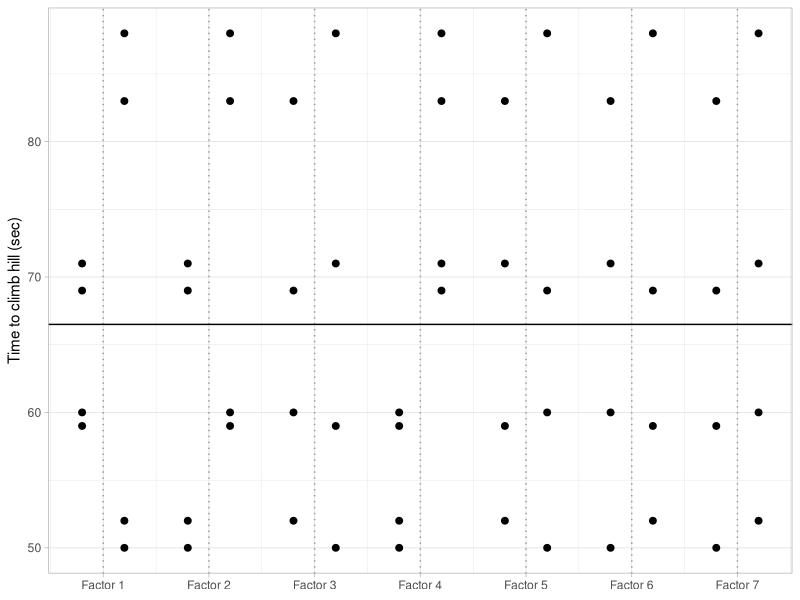
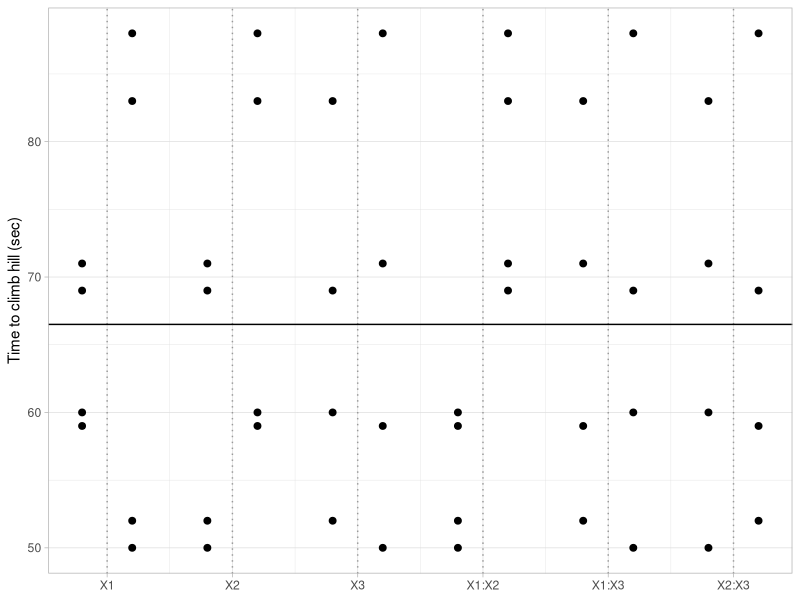

Write R code to recreate these figures, in order.
## ---- chunk 1
#| code-fold: true
#| label: setup-doe-scatter-plot
#| message: false
library(tidyverse)

# BOXBIKE2.DAT: Box, Hunter & Hunter (1978), "Statistics for Experimenters",
# Wiley, p. 391. A 2^(7-4) fractional factorial design measuring the time
# to climb a hill on a bicycle, with 7 two-level factors: seat height (X1),
# dynamo engaged (X2), handlebar angle (X3), gear (X4), raincoat on/off
# (X5), breakfast (X6), and tire pressure (X7). This 8-run table is entered
# directly, exactly as given in the source data file.
boxbike2 <- tribble(
  ~Y, ~X1, ~X2, ~X3, ~X4, ~X5, ~X6, ~X7,
  69, -1, -1, -1,  1,  1,  1, -1,
  52,  1, -1, -1, -1, -1,  1,  1,
  60, -1,  1, -1, -1,  1, -1,  1,
  83,  1,  1, -1,  1, -1, -1, -1,
  71, -1, -1,  1,  1, -1, -1,  1,
  50,  1, -1,  1, -1,  1, -1, -1,
  59, -1,  1,  1, -1, -1,  1, -1,
  88,  1,  1,  1,  1,  1,  1,  1
)

boxbike2_long <- boxbike2 |>
  pivot_longer(starts_with("X"), names_to = "factor", names_prefix = "X", values_to = "level") |>
  mutate(
    factor = as.integer(factor),
    level = factor(level, levels = c(-1, 1), labels = c("-1", "+1")),
    x_pos = factor + if_else(level == "-1", -0.2, 0.2)
  )

overall_mean <- mean(boxbike2$Y)
## ---- chunk 2
#| code-fold: true
#| label: fig-doe-scatter-plot-sample
#| fig-cap: "DOE scatter plot of the BOXBIKE2.DAT data set"
ggplot(boxbike2_long, aes(x_pos, Y)) +
  geom_vline(xintercept = 1:7, linetype = "dotted", color = "grey60") +
  geom_hline(yintercept = overall_mean) +
  geom_point(size = 2) +
  scale_x_continuous(breaks = 1:7, labels = paste0("Factor ", 1:7)) +
  labs(x = NULL, y = "Time to climb hill (sec)") +
  theme_light()
## ---- chunk 3
#| code-fold: true
#| label: fig-doe-scatter-plot-interaction
#| fig-cap: "DOE interaction effects plot for factors X1, X2, and X3 of the BOXBIKE2.DAT data set"
interactions <- boxbike2 |>
  transmute(Y, X1, X2, X3, `X1:X2` = X1 * X2, `X1:X3` = X1 * X3, `X2:X3` = X2 * X3) |>
  pivot_longer(-Y, names_to = "term", values_to = "level") |>
  mutate(
    term = factor(term, levels = c("X1", "X2", "X3", "X1:X2", "X1:X3", "X2:X3")),
    x_pos = as.integer(term) + if_else(level == -1, -0.2, 0.2)
  )

ggplot(interactions, aes(x_pos, Y)) +
  geom_vline(xintercept = seq_len(nlevels(interactions$term)), linetype = "dotted", color = "grey60") +
  geom_hline(yintercept = mean(boxbike2$Y)) +
  geom_point(size = 2) +
  scale_x_continuous(breaks = seq_len(nlevels(interactions$term)), labels = levels(interactions$term)) +
  labs(x = NULL, y = "Time to climb hill (sec)") +
  theme_light()
